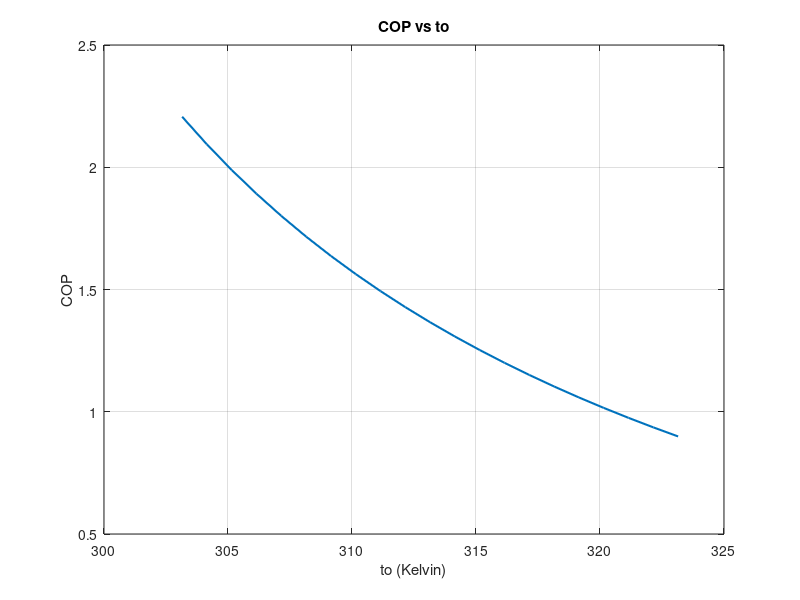
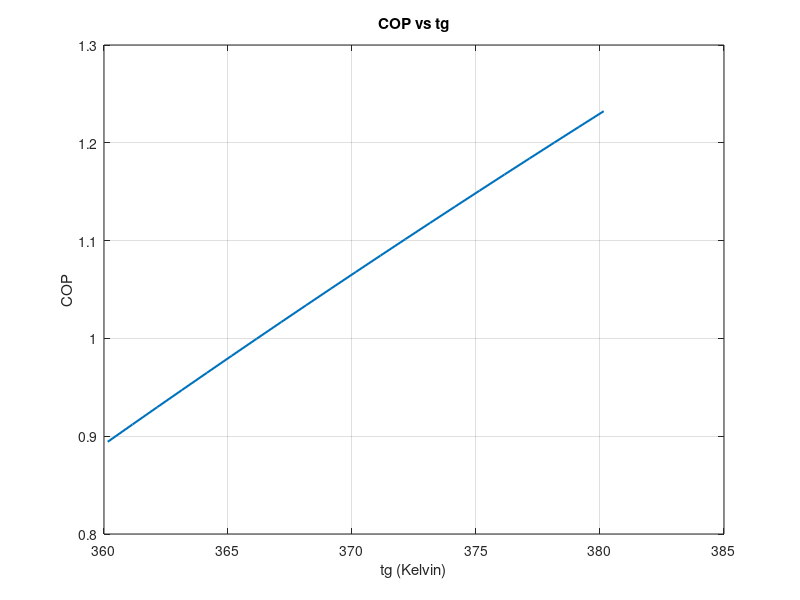
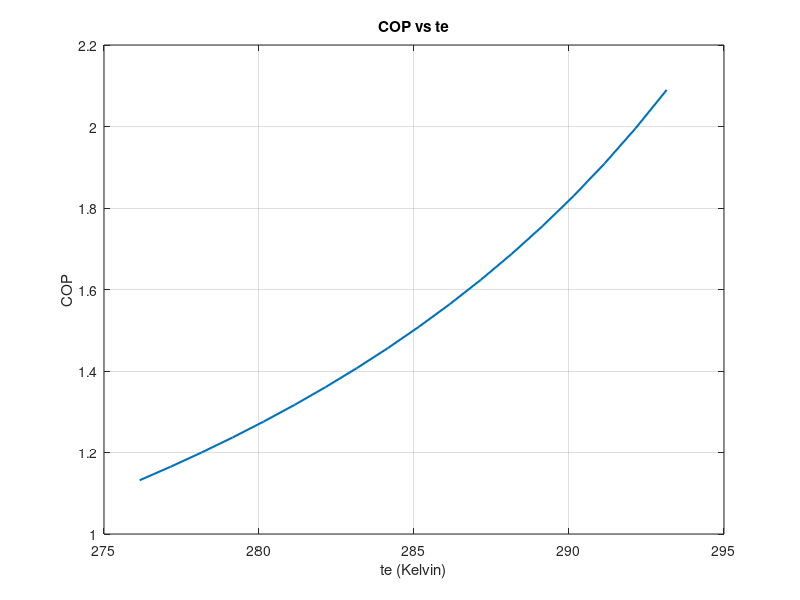

Write the MATLAB code that produced these figures, in order.
% VARS Optimization and Plotting Script
% Based on the E-Waste Incinerator VARS Project Methodology

clear; clc; close all;

% 1. DEFINE TEMPERATURE RANGES (Converted from Celsius to Kelvin)
% The Carnot COP formula requires absolute temperatures (Kelvin).
Tg_range = (87:1:107) + 273.15;  % Generator Temp: 87°C to 107°C
Te_range = (3:1:20)  + 273.15;   % Evaporator Temp: 3°C to 20°C
To_range = (30:1:50) + 273.15;   % Condenser/Absorber Temp: 30°C to 50°C

% 2. INITIALIZE VARIABLES FOR OPTIMIZATION
max_COP = 0;
opt_Tg = 0;
opt_Te = 0;
opt_To = 0;

% Target realistically feasible max COP based on literature review
target_COP_limit = 1.20; 

% 3. RUN ITERATIVE LOOPS TO FIND MAX COP
for Tg = Tg_range
    for Te = Te_range
        for To = To_range

            % Ensure physical validity (To must be strictly between Te and Tg)
            if To > Te && Tg > To

                % Maximum Theoretical COP Formula (Carnot)
                COP = (Te * (Tg - To)) / (Tg * (To - Te));

                % Check for optimal values under the realistic limit
                if COP > max_COP && COP <= target_COP_limit
                    max_COP = COP;
                    opt_Tg = Tg;
                    opt_Te = Te;
                    opt_To = To;
                end
            end
        end
    end
end

% 4. DISPLAY THE OPTIMIZED RESULTS
fprintf('--- Optimization Results ---\n');
fprintf('Optimal Generator Temp (Tg): %.0f °C\n', opt_Tg - 273.15);
fprintf('Optimal Evaporator Temp (Te): %.0f °C\n', opt_Te - 273.15);
fprintf('Optimal Condenser Temp (To): %.0f °C\n', opt_To - 273.15);
fprintf('Maximum Feasible COP: %.4f\n\n', max_COP);


% 5. PLOT THE PERFORMANCE GRAPHS
% Fixing two optimal temperatures to plot the variation of the third
Tg_fixed = 105 + 273.15; 
Te_fixed = 5   + 273.15;   
To_fixed = 43  + 273.15; 

% Figure 3.1.a: COP vs To (Condenser/Absorber Temp)
COP_vs_To = (Te_fixed .* (Tg_fixed - To_range)) ./ (Tg_fixed .* (To_range - Te_fixed));
figure(1);
plot(To_range, COP_vs_To, 'LineWidth', 1.5);
title('COP vs to');
xlabel('to (Kelvin)');
ylabel('COP');
grid on;

% Figure 3.1.b: COP vs Tg (Generator Temp)
COP_vs_Tg = (Te_fixed .* (Tg_range - To_fixed)) ./ (Tg_range .* (To_fixed - Te_fixed));
figure(2);
plot(Tg_range, COP_vs_Tg, 'LineWidth', 1.5);
title('COP vs tg');
xlabel('tg (Kelvin)');
ylabel('COP');
grid on;

% Figure 3.1.c: COP vs Te (Evaporator Temp)
COP_vs_Te = (Te_range .* (Tg_fixed - To_fixed)) ./ (Tg_fixed .* (To_fixed - Te_range));
figure(3);
plot(Te_range, COP_vs_Te, 'LineWidth', 1.5);
title('COP vs te');
xlabel('te (Kelvin)');
ylabel('COP');
grid on;
